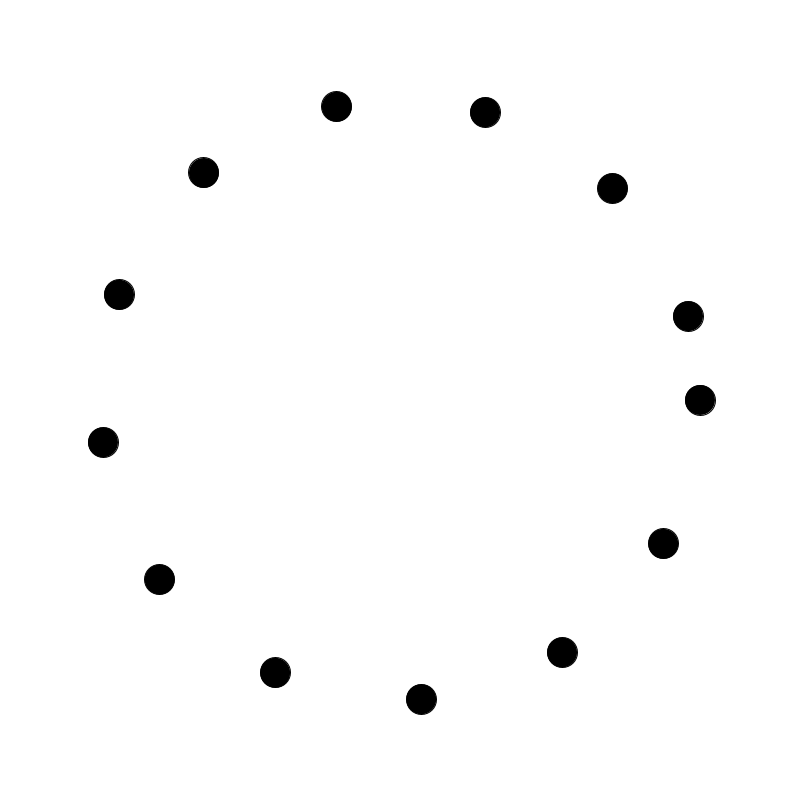
Frame 1 (no input)
Frame 60 (the mouse pressed at the canvas centre just before this capture): identical to frame 1, image omitted
Frame 120 (the mouse held since frame 60 and released just before this capture): identical to frame 1, image omitted

The Processing sketch that drew this single still picture (run headless with seeded random() and noise(); from frame 60 on, the mouse is pressed at the canvas centre):

// Processing sketch: Ex_33
// ── Ex_33.pde
Bola[] b;
int n = 13;
float ang = 0.0;

void setup() {
  size(800, 800);
  b = new Bola[n];
  for (int i=0; i < n; i++) {
    b[i] = new Bola(ang);
    ang += 0.5;
  }
}

void draw() {
  background(255);
  for (int i=0; i < n; i++) {
    b[i].desenha();    
  }
}

// ── Bola.pde
class Bola{
  float posX,posY,tam,ang;
  
  Bola(float x){
    tam = 30;    
    ang = x;    
  }
  
  
  void desenha(){
  float cx = width/2;
  float cy = height/2;
  float r = 300;
  
  posX = cx + r * cos(ang);
  posY = cy + r * sin(ang);
  
  
  fill(0);
  ellipse(posX,posY,tam,tam);
  
  }
}
